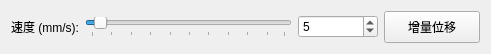
        <widget class="QWidget" name="">
         <property name="geometry">
          <rect>
           <x>10</x>
           <y>126</y>
           <width>491</width>
           <height>34</height>
          </rect>
         </property>
         <layout class="QHBoxLayout" name="horizontalLayout_4">
          <item>
           <layout class="QHBoxLayout" name="speedRow_zengliang">
            <item>
             <widget class="QLabel" name="speedLabel">
              <property name="text">
               <string>速度 (mm/s):</string>
              </property>
             </widget>
            </item>
            <item>
             <widget class="QSlider" name="robotSpeedSlider_zengliang">
              <property name="minimumSize">
               <size>
                <width>140</width>
                <height>0</height>
               </size>
              </property>
              <property name="minimum">
               <number>1</number>
              </property>
              <property name="maximum">
               <number>100</number>
              </property>
              <property name="pageStep">
               <number>5</number>
              </property>
              <property name="value">
               <number>5</number>
              </property>
              <property name="orientation">
               <enum>Qt::Orientation::Horizontal</enum>
              </property>
              <property name="tickPosition">
               <enum>QSlider::TickPosition::TicksBelow</enum>
              </property>
              <property name="tickInterval">
               <number>10</number>
              </property>
             </widget>
            </item>
            <item>
             <widget class="QSpinBox" name="robotSpeedSpin_zengliang">
              <property name="minimumSize">
               <size>
                <width>80</width>
                <height>0</height>
               </size>
              </property>
              <property name="minimum">
               <number>1</number>
              </property>
              <property name="maximum">
               <number>100</number>
              </property>
              <property name="value">
               <number>5</number>
              </property>
             </widget>
            </item>
           </layout>
          </item>
          <item>
           <widget class="QPushButton" name="robotBtnPTP_zengliang">
            <property name="minimumSize">
             <size>
              <width>96</width>
              <height>32</height>
             </size>
            </property>
            <property name="text">
             <string>增量位移</string>
            </property>
           </widget>
          </item>
         </layout>
        </widget>
